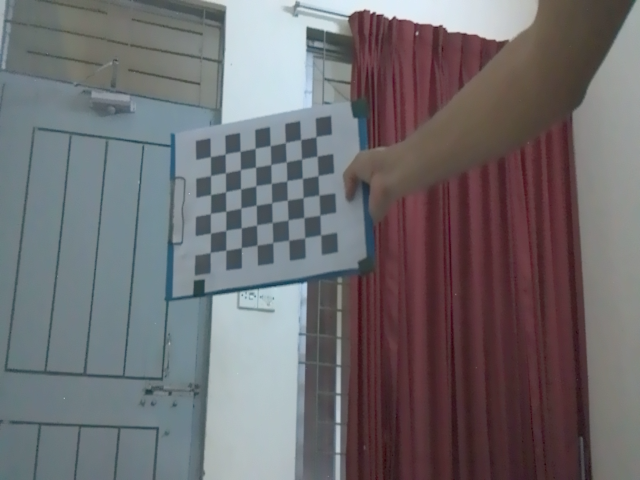
#> input picture automama/automama/perception/stereo_vision_test/single_cam_KD_callib/captured_images/frame_0001.png, 640 x 480 px; its folder holds only this picture in this run
$ python -i stereo_pair_check.py   (imports and definitions only)   (older library calls are emulated)
#> lines starting #> are read from the running program, lines starting #| are printed output that depends on the picture
#> further down, picture is the input picture: shape (480, 640, 3); mean B, G, R 111.3, 108.3, 111.1
import cv2
import numpy as np
import os
import glob

def analyze_image(img):
    gray = cv2.cvtColor(img, cv2.COLOR_BGR2GRAY)
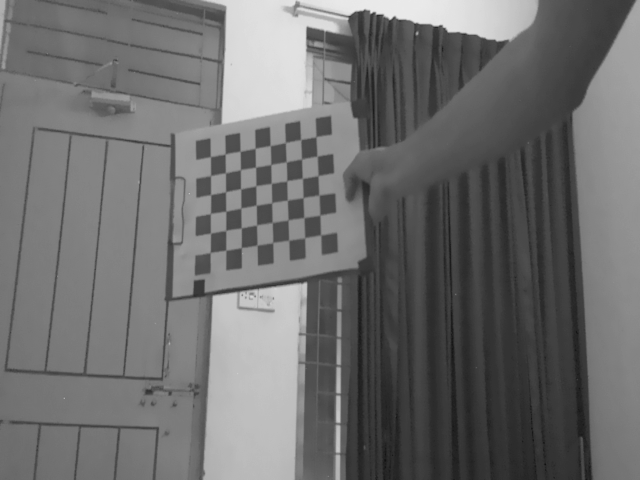
#> gray: shape (480, 640); min 17, max 235, mean 109.4

    mean_brightness = np.mean(gray)
#> mean_brightness = 109.4
    contrast = np.std(gray)
#> contrast = 45.81

    overexposed = np.sum(gray > 240) / gray.size * 100
#> overexposed = 0
    underexposed = np.sum(gray < 15) / gray.size * 100
#> underexposed = 0

    laplacian_var = cv2.Laplacian(gray, cv2.CV_64F).var()
#> laplacian_var = 81.04

    edges = cv2.Canny(gray, 50, 150)
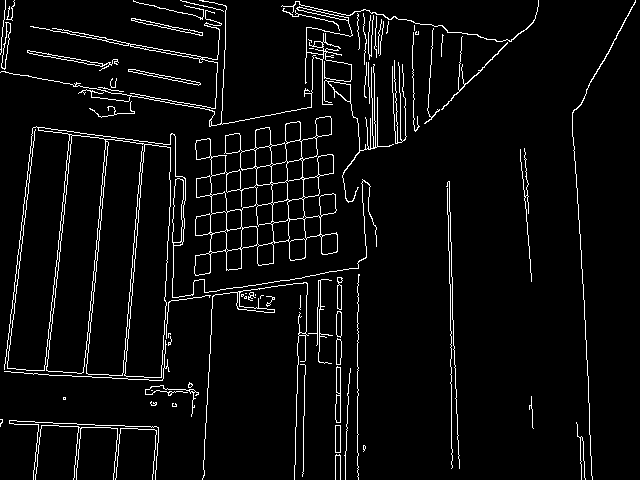
#> edges: shape (480, 640); 4.9% white in thin lines or dots
    edge_density = np.sum(edges > 0) / gray.size * 100
#> edge_density = 4.9

    return {
        'brightness': mean_brightness,
        'contrast': contrast,
        'overexposed_pct': overexposed,
        'underexposed_pct': underexposed,
        'lap_var': laplacian_var,
        'edge_density_pct': edge_density
    }

def evaluate_stereo_folder(left_path, right_path, pattern="*.png"):
    left_images = sorted(glob.glob(os.path.join(left_path, pattern)))
    right_images = sorted(glob.glob(os.path.join(right_path, pattern)))

    assert len(left_images) == len(right_images), "Mismatched stereo pair count!"

    print(f"Found {len(left_images)} stereo pairs.\n")

    for i, (l_path, r_path) in enumerate(zip(left_images, right_images)):
        img_left = cv2.imread(l_path)
        img_right = cv2.imread(r_path)

        stats_left = analyze_image(img_left)
        stats_right = analyze_image(img_right)

        print(f"=== Stereo Pair {i + 1} ===")
        print(f"Left Image:  {os.path.basename(l_path)}")
        for k, v in stats_left.items():
            print(f"  {k:<18}: {v:.2f}")
        print(f"Right Image: {os.path.basename(r_path)}")
        for k, v in stats_right.items():
            print(f"  {k:<18}: {v:.2f}")
        print("-" * 40)

# ---- USAGE ----
# Update these paths to your stereo image directories
left_folder = "automama/perception/stereo_vision_test/single_cam_KD_callib/right_stereo/"
right_folder = "automama/perception/stereo_vision_test/single_cam_KD_callib/left_stereo/"

# [1 line not run here, left out]

>>> import cv2
>>> picture = cv2.imread('captured_images/frame_0001.png')
>>> result = analyze_image(picture)
#> result = {'brightness': 109.4, 'contrast': 45.81, 'overexposed_pct': 0, 'underexposed_pct': 0, 'lap_var': 81.04, 'edge_density_pct': 4.9}

$ run again, on automama/automama/perception/stereo_vision_test/single_cam_KD_callib/captured_images/frame_0002.png
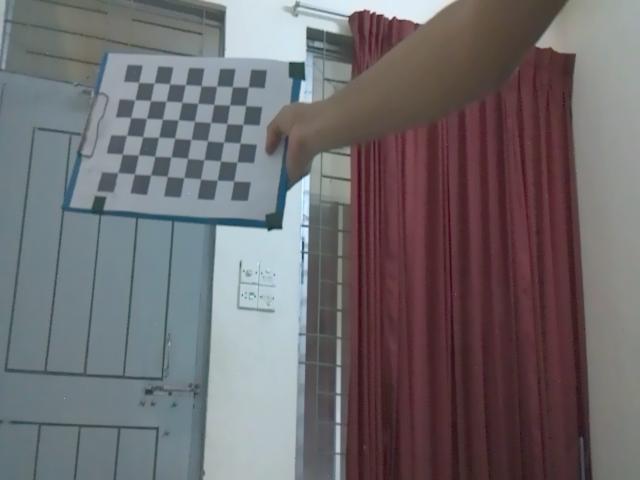
#> input picture automama/automama/perception/stereo_vision_test/single_cam_KD_callib/captured_images/frame_0002.png, 640 x 480 px
#> picture is the input picture: shape (480, 640, 3); mean B, G, R 109.7, 107, 111.2
#> in analyze_image, `gray = cv2.cvtColor(img, cv2.COLOR_BGR2GRAY)`:
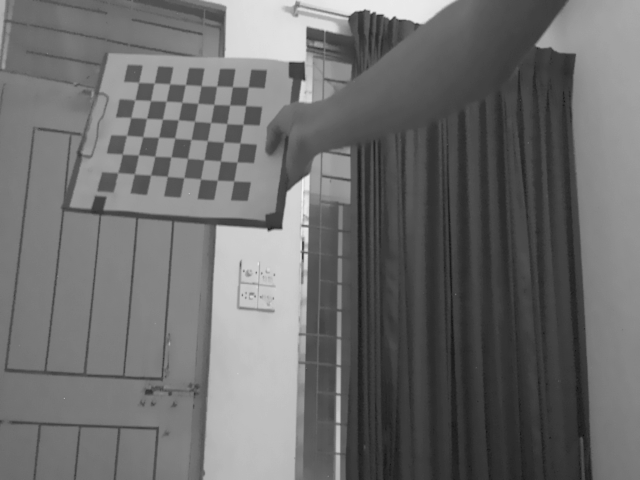
#> gray: shape (480, 640); min 15, max 244, mean 108.6
#> mean_brightness = 108.6
#> contrast = 46.04
#> overexposed = 0.00391
#> underexposed = 0
#> laplacian_var = 87.76
#> in analyze_image, `edges = cv2.Canny(gray, 50, 150)`:
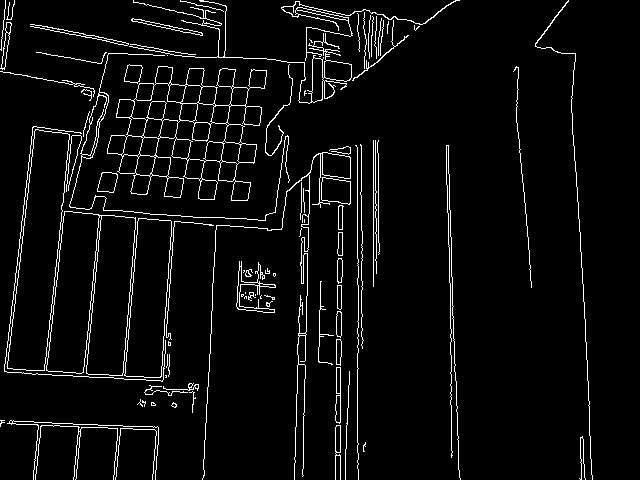
#> edges: shape (480, 640); 4.8% white in thin lines or dots
#> edge_density = 4.8
#> result = {'brightness': 108.6, 'contrast': 46.04, 'overexposed_pct': 0.00391, 'underexposed_pct': 0, 'lap_var': 87.76, 'edge_density_pct': 4.8}

$ run again, on automama/automama/perception/stereo_vision_test/single_cam_KD_callib/captured_images/frame_0003.png
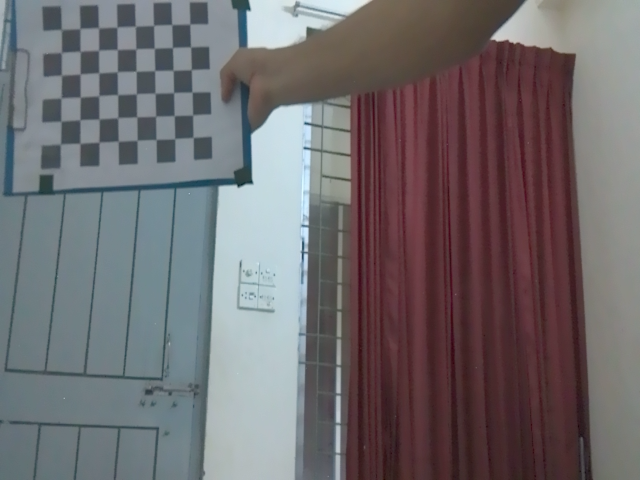
#> input picture automama/automama/perception/stereo_vision_test/single_cam_KD_callib/captured_images/frame_0003.png, 640 x 480 px
#> picture is the input picture: shape (480, 640, 3); mean B, G, R 109.3, 106.5, 111.5
#> in analyze_image, `gray = cv2.cvtColor(img, cv2.COLOR_BGR2GRAY)`:
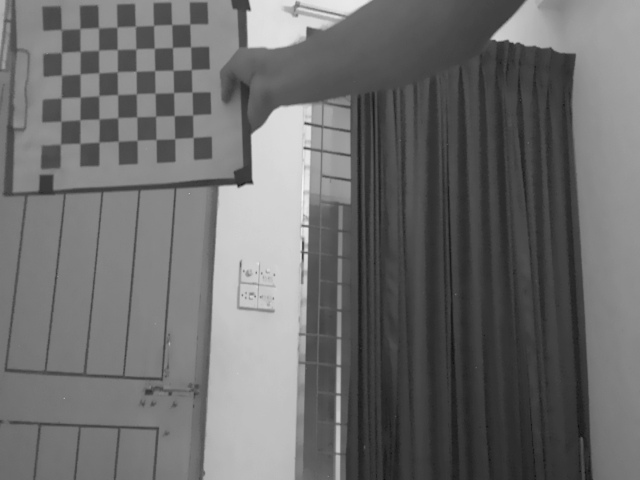
#> gray: shape (480, 640); min 12, max 244, mean 108.3
#> mean_brightness = 108.3
#> contrast = 47.08
#> overexposed = 0.00488
#> underexposed = 0.000326
#> laplacian_var = 82.08
#> in analyze_image, `edges = cv2.Canny(gray, 50, 150)`:
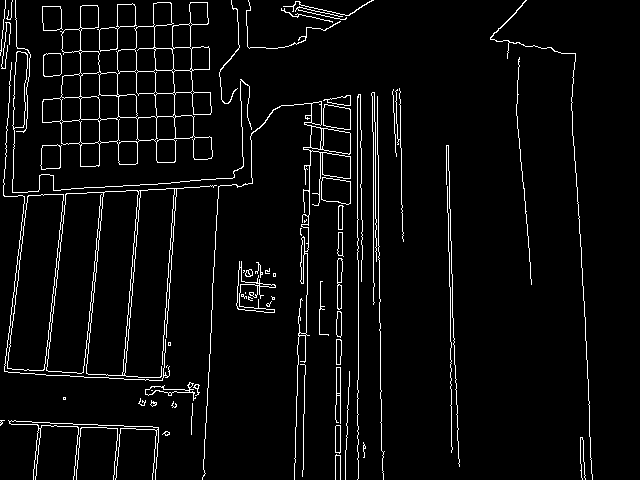
#> edges: shape (480, 640); 4.6% white in thin lines or dots
#> edge_density = 4.59
#> result = {'brightness': 108.3, 'contrast': 47.08, 'overexposed_pct': 0.00488, 'underexposed_pct': 0.000326, 'lap_var': 82.08, 'edge_density_pct': 4.59}
